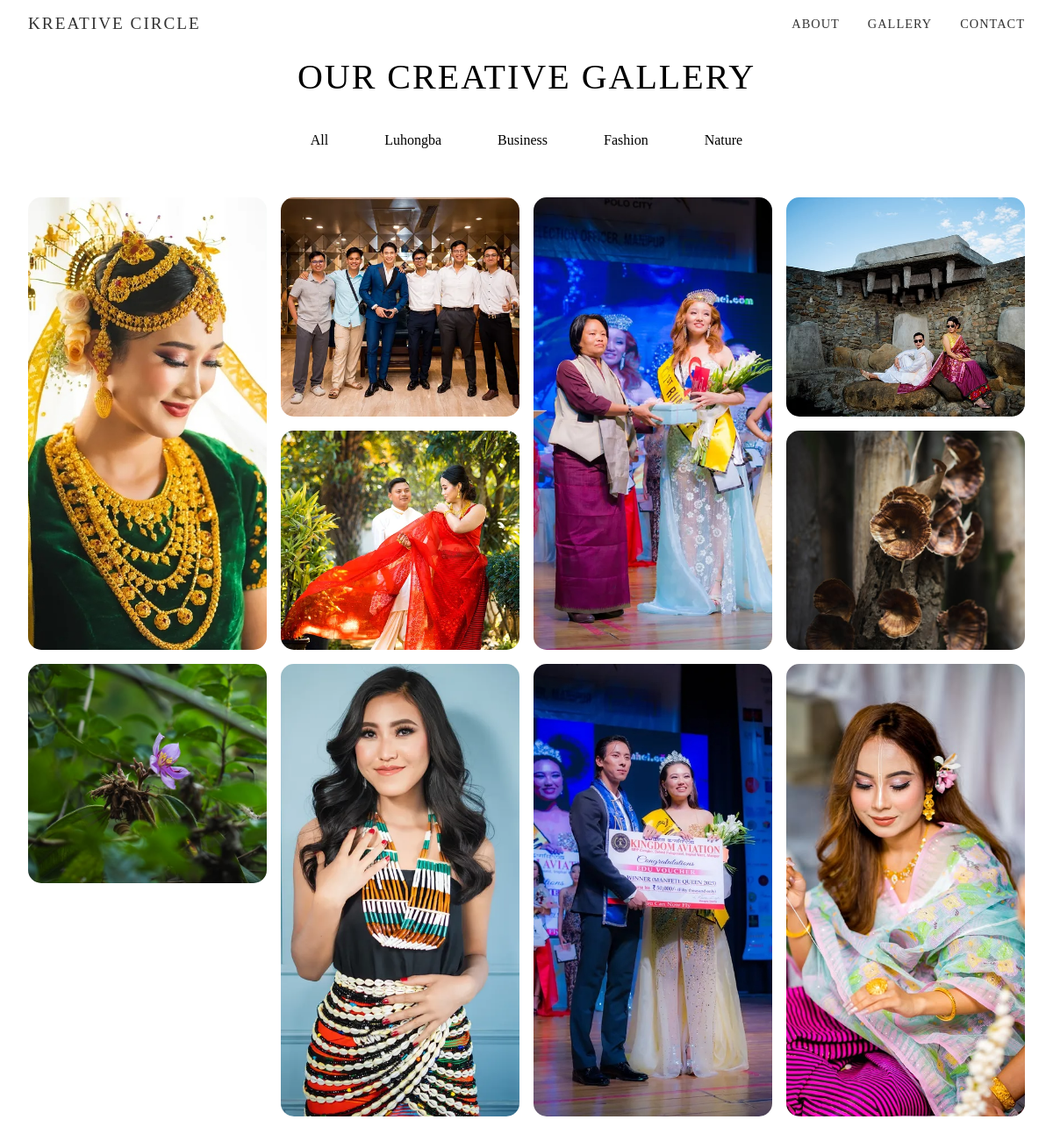
Page /gallery/ on the committed database.
### core/models.py (models this page shows, shortened)
class Category(models.Model):
    name = models.CharField(max_length=100)
    slug = models.SlugField(unique=True)
    class Meta:
        verbose_name_plural = 'Categories'

class Photo(models.Model):
    title = models.CharField(max_length=100)
    description = models.TextField(blank=True)
    image = models.ImageField(upload_to='gallery/')
    category = models.ForeignKey(Category, on_delete=models.CASCADE, related_name='photos', null=True, blank=True)
    is_featured = models.BooleanField(default=False)
    uploaded_at = models.DateTimeField(auto_now_add=True)

### core/views.py (the view)
# urls.py: path('gallery/', views.gallery, name='gallery'),
def gallery(request):
    category_id = request.GET.get('category')
    photos = Photo.objects.all()
    if category_id:
        photos = photos.filter(category_id=category_id)
    categories = Category.objects.all()
    return render(request, 'core/gallery.html', {
        'photos': photos,
        'categories': categories,
        'selected_category': category_id
    })

### templates/core/gallery.html (shortened to what this page needs)
{% extends 'core/base.html' %}
{% block content %}
<section class="gallery-section reveal">
    <h2 class="gallery-title">Our Creative Gallery</h2>
    <div class="category-filters">
        <a href="?" class="category-filter {% if not selected_category %}active{% endif %}">
            All
        </a>
        {% for category in categories %}
        <a href="?category={{ category.id }}"
           class="category-filter {% if selected_category == category.id|stringformat:'s' %}active{% endif %}">
            {{ category.name }}
        </a>
        {% endfor %}
    </div>
    <div class="gallery-grid">
        {% for photo in photos %}
        <div class="gallery-card" data-src="{{ photo.image.url }}">
            <img src="{{ photo.image.url }}" alt="{{ photo.title }}" onload="checkAspectRatio(this)">
        </div>
        {% endfor %}
    </div>
</section>
{% endblock %}

### templates/core/base.html (style rules this page uses)
* { margin: 0; padding: 0; box-sizing: border-box; }

### templates/core/gallery.html (style rules this page uses)
.gallery-section { padding: 4rem 2rem; }
.gallery-title { color: var(--primary-color); text-shadow: var(--text-glow); text-align: center; margin-bottom: 2rem; font-size: 2.5rem; font-weight: 300; text-transform: uppercase; letter-spacing: 2px; }
.category-filters { display: flex; justify-content: center; gap: 1rem; margin-bottom: 3rem; flex-wrap: wrap; }
.category-filter { padding: 0.5rem 1.5rem; border: 1px solid var(--primary-color); border-radius: 25px; color: var(--primary-color); background: transparent; cursor: pointer; transition: all 0.3s ease; text-decoration: none; }
.category-filter:hover, .category-filter.active { background: var(--primary-color); color: var(--bg-color); box-shadow: 0 0 15px var(--primary-color); }
.gallery-grid { display: grid; grid-template-columns: repeat(auto-fill, minmax(250px, 1fr)); gap: 1rem; grid-auto-rows: 250px; }
.gallery-card { position: relative; border-radius: 15px; overflow: hidden; transition: all 0.3s ease; grid-row: span 1; cursor: pointer; }
.gallery-card.portrait { grid-row: span 2; }
.gallery-card img { width: 100%; height: 100%; object-fit: cover; transition: transform 0.3s ease; }

### rows in the picture
Category: name "Luhongba"
Category: name "Business"
Category: name "Fashion"
Category: name "Nature"
Photo: image (picture)
Photo: image (picture)
Photo: image (picture)
Photo: image (picture)
Photo: image (picture)
Photo: image (picture)
Photo: image (picture)
Photo: image (picture)
Photo: image (picture)
Photo: image (picture)
